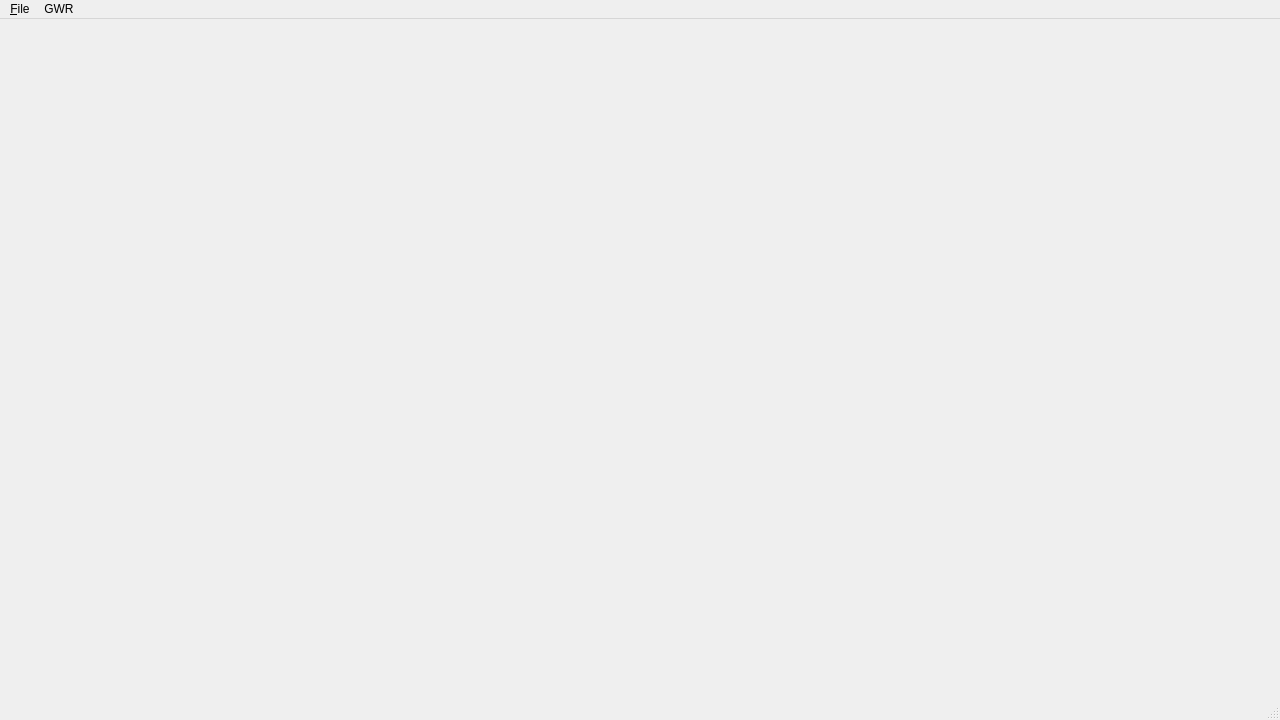
<?xml version="1.0" encoding="UTF-8"?>
<ui version="4.0">
 <class>MainWindow</class>
 <widget class="QMainWindow" name="MainWindow">
  <property name="geometry">
   <rect>
    <x>0</x>
    <y>0</y>
    <width>1280</width>
    <height>720</height>
   </rect>
  </property>
  <property name="minimumSize">
   <size>
    <width>1280</width>
    <height>720</height>
   </size>
  </property>
  <property name="windowTitle">
   <string>MainWindow</string>
  </property>
  <widget class="MainWidget" name="centralwidget"/>
  <widget class="QMenuBar" name="menubar">
   <property name="geometry">
    <rect>
     <x>0</x>
     <y>0</y>
     <width>1280</width>
     <height>29</height>
    </rect>
   </property>
   <widget class="QMenu" name="menu_File">
    <property name="title">
     <string>&amp;File</string>
    </property>
    <widget class="QMenu" name="menu_Import_Layer">
     <property name="title">
      <string>&amp;Import Layer</string>
     </property>
     <addaction name="action_ESRI_Shapefile"/>
     <addaction name="actionGeo_Json"/>
     <addaction name="separator"/>
     <addaction name="action_CSV"/>
    </widget>
    <addaction name="action_Open_Project"/>
    <addaction name="action_Save_Project"/>
    <addaction name="separator"/>
    <addaction name="menu_Import_Layer"/>
    <addaction name="separator"/>
    <addaction name="action_Exit"/>
   </widget>
   <widget class="QMenu" name="menuGWR">
    <property name="title">
     <string>GWR</string>
    </property>
    <addaction name="action_CsvToDat"/>
    <addaction name="action_GGWR"/>
   </widget>
   <addaction name="menu_File"/>
   <addaction name="menuGWR"/>
  </widget>
  <widget class="QStatusBar" name="statusbar"/>
  <action name="action_Open_Project">
   <property name="text">
    <string>&amp;Open Project</string>
   </property>
  </action>
  <action name="action_Save_Project">
   <property name="text">
    <string>&amp;Save Project</string>
   </property>
  </action>
  <action name="action_ESRI_Shapefile">
   <property name="text">
    <string>&amp;ESRI Shapefile</string>
   </property>
  </action>
  <action name="actionGeo_Json">
   <property name="text">
    <string>Geo&amp;JSON</string>
   </property>
  </action>
  <action name="action_CSV">
   <property name="text">
    <string>&amp;CSV</string>
   </property>
  </action>
  <action name="action_Exit">
   <property name="text">
    <string>&amp;Exit</string>
   </property>
  </action>
  <action name="action_CsvToDat">
   <property name="text">
    <string>CsvToDmat</string>
   </property>
  </action>
  <action name="action_GGWR">
   <property name="text">
    <string>GGWR</string>
   </property>
  </action>
 </widget>
 <customwidgets>
  <customwidget>
   <class>MainWidget</class>
   <extends>QWidget</extends>
   <header>mainwidget.h</header>
   <container>1</container>
  </customwidget>
 </customwidgets>
 <resources/>
 <connections/>
</ui>
